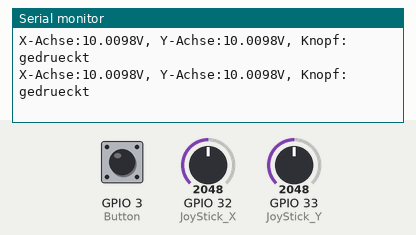
This sketch was run on a simulated ESP32. Shown: the last lines printed to the serial monitor. Inputs (shaded band) come from the test bench; at power-on: GPIO 3 (Button) LOW, GPIO 32 (JoyStick_X) = 2048, GPIO 33 (JoyStick_Y) = 2048.

Above: at 1.2 s.
1.3 s: GPIO 3 (Button) pulled HIGH for 0.25 s
At 1.56 s:
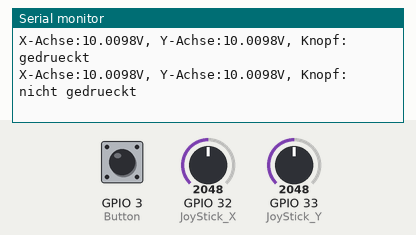
3.0 s: GPIO 32 (JoyStick_X) set to 2866
At 3.16 s:
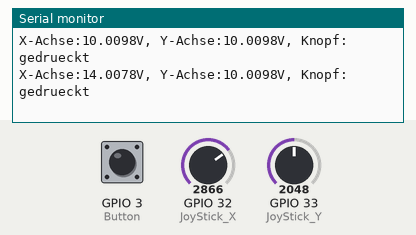
4.5 s: GPIO 33 (JoyStick_Y) set to 2866
At 4.57 s:
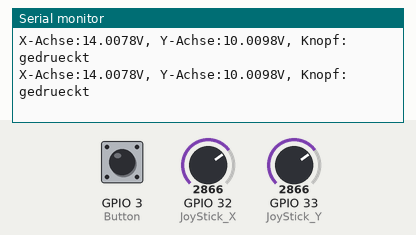
6.0 s: GPIO 3 (Button) pulled HIGH for 1 s
At 6.17 s:
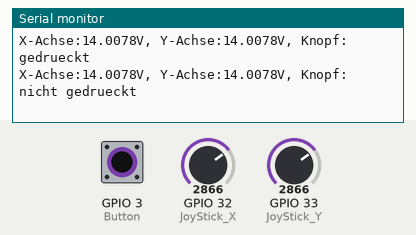
8.5 s: GPIO 32 (JoyStick_X) set to 3603
At 8.58 s:
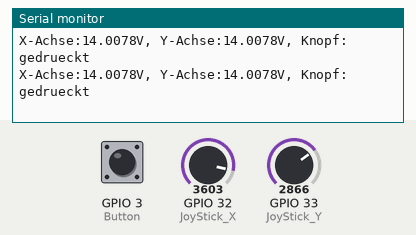
10.0 s: GPIO 33 (JoyStick_Y) set to 3603
At 10.18 s:
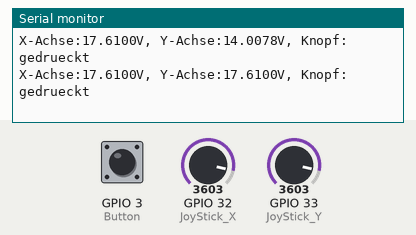
Timing chart, 0 to 12.5 s (numbered marks = the images above; inputs shaded):
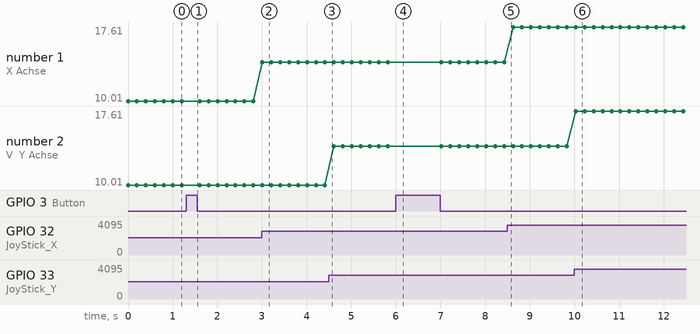

The sketch:

Lampe_Farbewechseln.ino
```cpp
// Deklaration und Initialisierung der Eingang-Pins
int JoyStick_X = 32; // X-Achse-Signal
int JoyStick_Y = 33; // Y-Achse-Signal
int Button = 3; // Knopf

void setup ()
{
  pinMode (JoyStick_X, INPUT);
  pinMode (JoyStick_Y, INPUT);
  pinMode (Button, INPUT);

  // Da der Knopf das Signal beim druecken auf Masse zieht,
  // schalten wir hiermit den PullUp-Widerstand ein
  digitalWrite(Button, HIGH);

  Serial.begin (9600); // Serielle Ausgabe mit 9600 bps
}

// Das Programm liest die aktuellen Werte der Eingang-Pins
// und gibt diese auf der seriellen Ausgabe aus
void loop ()
{
  float x, y;
  int Knopf;

  //Aktuelle Werte werden ausgelesen, auf den Spannungswert konvertiert...
  x = analogRead (JoyStick_X) * (5.0 / 1023.0);
  y = analogRead (JoyStick_Y) * (5.0 / 1023.0);
  Knopf = digitalRead (Button);

  //... und an dieser Stelle ausgegeben
  Serial.print ("X-Achse:"); Serial.print (x, 4);  Serial.print ("V, ");
  Serial.print ("Y-Achse:"); Serial.print (y, 4);  Serial.print ("V, ");
  Serial.print ("Knopf:");

  if(Knopf==1)
  {
      Serial.println (" nicht gedrueckt");
  }
  else
  {
      Serial.println (" gedrueckt");
  }
  delay (200);
}
```

Measured:
- after the input at 1.3 s, the serial monitor: prints a new line after 0.10 s (image 1)
- after the input at 3.0 s, the serial monitor: prints a new line at once (image 2)
- after the input at 6.0 s, the serial monitor: prints a new line at once (image 4)
- after the input at 10.0 s, the serial monitor: prints a new line at once (image 6)
- plotted number 1: 10.01 → 14.01 after the input at 3.0 s, 14.01 → 17.61 after the input at 8.5 s
